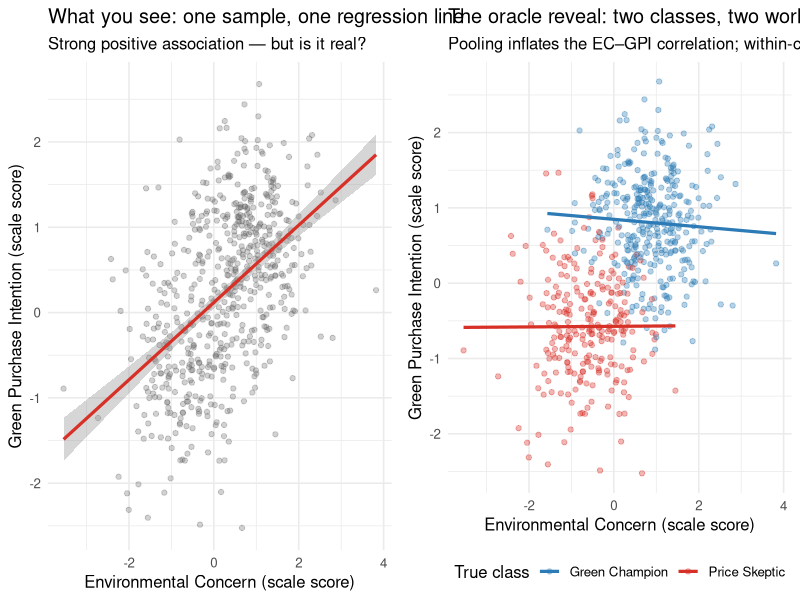
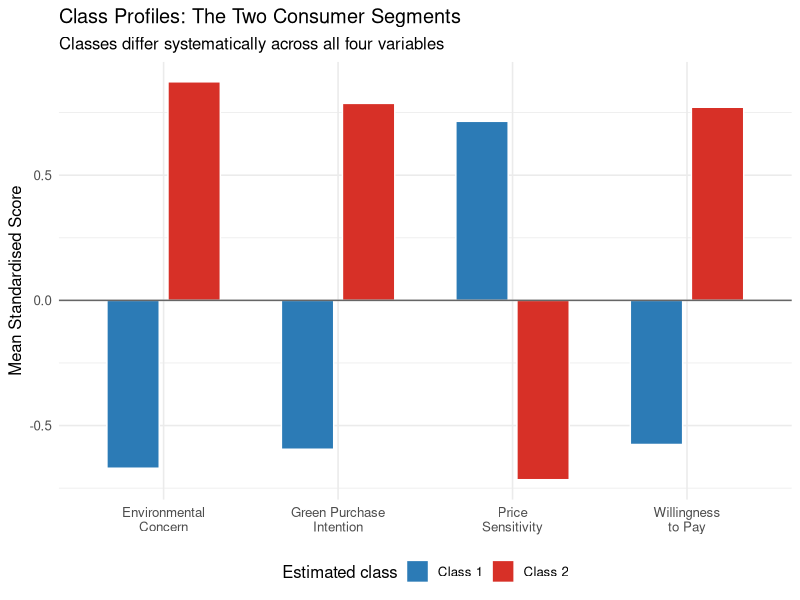
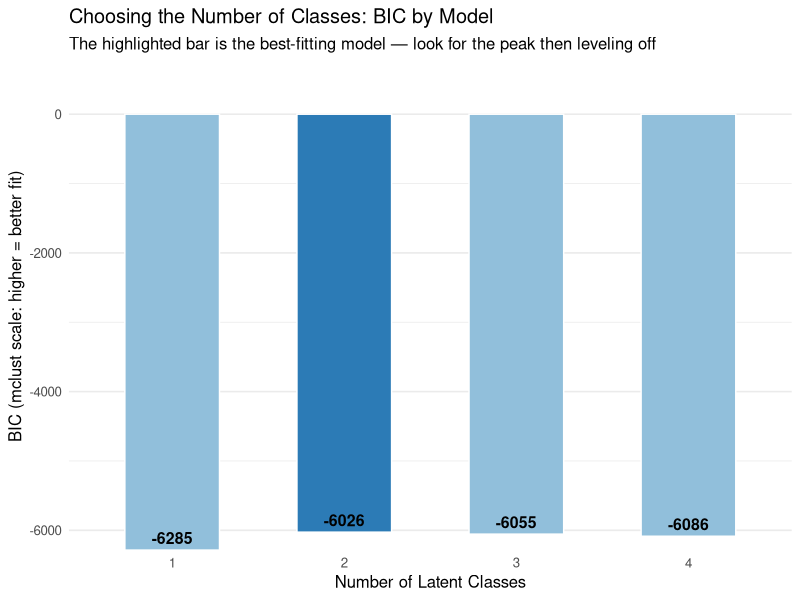

These charts were generated, in order, by the following R code:
## ---- chunk 1
knitr::opts_chunk$set(
  echo = TRUE,
  fig.width = 8,
  fig.height = 5,
  fig.path = "figs/",
  dev = "svg"
)

dir.create("figs", recursive = TRUE, showWarnings = FALSE)
## ---- chunk 2
#| code-summary: "▶ Load required packages"
# Uncomment to install if needed:
# install.packages(c("lavaan", "semTools", "MASS", "ggplot2",
#                    "dplyr", "tidyr", "corrplot", "knitr", "lmtest",
#                    "mclust", "dbscan"))

library(lavaan)       # CFA and SEM (Cases 1 and 3)
library(semTools)     # htmt() and auxiliary SEM tools (Cases 1 and 3)
library(MASS)         # mvrnorm(): generate multivariate normal data (all cases)
library(ggplot2)      # Visualizations (all cases)
library(dplyr)        # Data manipulation (all cases)
library(tidyr)        # Data reshaping (Cases 2 and 3)
library(corrplot)     # Correlation heatmap (Case 1)
library(knitr)        # Nicely formatted tables (all cases)
library(lmtest)       # Breusch-Pagan heteroskedasticity test (Case 2)
library(mclust)       # Gaussian mixture models / latent class analysis (Case 4)
library(dbscan)       # Local outlier factor and DBSCAN clustering (Case 5)
## ---- chunk 3
#| code-summary: "▶ Simulate two-class consumer dataset (n=600)"
set.seed(2025)
n4   <- 600

# ── Assign latent class membership ────────────────────────────────────────────
# 60% Green Champions, 40% Price Skeptics
true_class <- sample(c("Green Champion", "Price Skeptic"),
                     size = n4, replace = TRUE,
                     prob = c(0.60, 0.40))

# ── Define class-specific latent factor means ─────────────────────────────────
# Green Champions: high EC, high WTP, low PS
# Price Skeptics: low EC, low WTP, high PS
# Centred within class (class differences are large)

class_means <- list(
  "Green Champion" = c(EC = 1.2,  WTP =  1.0, PS = -1.0, GPI =  1.0),
  "Price Skeptic"  = c(EC = -0.8, WTP = -0.7, PS =  0.8, GPI = -0.7)
)

# ── Generate latent scores: common factor structure, different means ───────────
lam_ec  <- c(0.78, 0.75, 0.80)
lam_wtp <- c(0.76, 0.80, 0.74)
lam_ps  <- c(0.72, 0.75, 0.70)
lam_gpi <- c(0.80, 0.76, 0.82, 0.78)

gen_class_items <- function(n, lam, class_mean, class_labels) {
  # latent scores with class-specific mean
  latent <- ifelse(class_labels == "Green Champion",
                   rnorm(n, mean = class_mean["Green Champion"], sd = 0.8),
                   rnorm(n, mean = class_mean["Price Skeptic"],  sd = 0.8))
  sapply(lam, function(l) l * latent + sqrt(1 - l^2) * rnorm(n))
}

EC_4  <- gen_class_items(n4, lam_ec,  c("Green Champion" = 1.2,  "Price Skeptic" = -0.8), true_class)
WTP_4 <- gen_class_items(n4, lam_wtp, c("Green Champion" = 1.0,  "Price Skeptic" = -0.7), true_class)
PS_4  <- gen_class_items(n4, lam_ps,  c("Green Champion" = -1.0, "Price Skeptic" =  0.8), true_class)
GPI_4 <- gen_class_items(n4, lam_gpi, c("Green Champion" = 1.0,  "Price Skeptic" = -0.7), true_class)

# ── Compute scale scores for LCA input ────────────────────────────────────────
df4 <- data.frame(
  true_class = true_class,
  EC_score   = rowMeans(EC_4),
  WTP_score  = rowMeans(WTP_4),
  PS_score   = rowMeans(PS_4),
  GPI_score  = rowMeans(GPI_4)
)
## ---- chunk 4
#| code-summary: "▶ Plot: pooled scatterplot vs. oracle class-colored version"
p_blind <- ggplot(df4, aes(x = EC_score, y = GPI_score)) +
  geom_point(alpha = 0.3, colour = "grey40", size = 1.5) +
  geom_smooth(method = "lm", se = TRUE, colour = "#d73027", linewidth = 1.1) +
  labs(
    x        = "Environmental Concern (scale score)",
    y        = "Green Purchase Intention (scale score)",
    title    = "What you see: one sample, one regression line",
    subtitle = "Strong positive association — but is it real?"
  ) +
  theme_minimal(base_size = 12)

p_reveal <- ggplot(df4, aes(x = EC_score, y = GPI_score, colour = true_class)) +
  geom_point(alpha = 0.35, size = 1.5) +
  geom_smooth(aes(group = true_class), method = "lm", se = FALSE, linewidth = 1.1) +
  scale_colour_manual(
    values = c("Green Champion" = "#2c7bb6", "Price Skeptic" = "#d73027"),
    name   = "True class"
  ) +
  labs(
    x        = "Environmental Concern (scale score)",
    y        = "Green Purchase Intention (scale score)",
    title    = "The oracle reveal: two classes, two worlds",
    subtitle = "Pooling inflates the EC–GPI correlation; within-class it is weaker"
  ) +
  theme_minimal(base_size = 12) +
  theme(legend.position = "bottom")

# Display side-by-side
gridExtra_available <- requireNamespace("gridExtra", quietly = TRUE)
if (gridExtra_available) {
  gridExtra::grid.arrange(p_blind, p_reveal, ncol = 2)
} else {
  print(p_blind)
  print(p_reveal)
}
## ---- chunk 5
#| code-summary: "▶ Fit Gaussian Mixture Model (EM algorithm, G=2)"
# Scale the input variables for the GMM
# Use EC, WTP, PS, and GPI scores as indicator variables
scale_scores <- df4 |>
  select(EC_score, WTP_score, PS_score, GPI_score) |>
  scale()

# ── Fit Gaussian Mixture Model with 2 classes ─────────────────────────────────
# mclust tries different covariance structures automatically;
# G=2 specifies we want exactly 2 components (latent classes)
set.seed(2025)
gmm_fit <- mclust::Mclust(scale_scores, G = 2, verbose = FALSE)

# ── Extract classification results ────────────────────────────────────────────
df4$estimated_class <- factor(gmm_fit$classification,
                               levels = 1:2,
                               labels = c("Class 1", "Class 2"))

# ── Classification accuracy: how well did EM recover the true classes? ─────────
class_table <- table(True = df4$true_class,
                     Estimated = df4$estimated_class)
kable(class_table,
      caption = "True vs. Estimated Class Assignment (EM Algorithm)")
## ---- chunk 6
#| code-summary: "▶ Plot: consumer segment profiles"
# Compute mean scale scores by estimated class
class_profiles <- df4 |>
  group_by(estimated_class) |>
  summarise(
    EC  = mean(EC_score),
    WTP = mean(WTP_score),
    PS  = mean(PS_score),
    GPI = mean(GPI_score),
    .groups = "drop"
  ) |>
  pivot_longer(cols = EC:GPI, names_to = "variable", values_to = "mean_score")

ggplot(class_profiles, aes(x = variable, y = mean_score,
                            fill = estimated_class, group = estimated_class)) +
  geom_col(position = position_dodge(0.7), width = 0.6, colour = "white") +
  geom_hline(yintercept = 0, colour = "grey40") +
  scale_fill_manual(
    values = c("Class 1" = "#2c7bb6", "Class 2" = "#d73027"),
    name   = "Estimated class"
  ) +
  scale_x_discrete(labels = c("EC" = "Environmental\nConcern",
                               "WTP" = "Willingness\nto Pay",
                               "PS"  = "Price\nSensitivity",
                               "GPI" = "Green Purchase\nIntention")) +
  labs(
    x        = NULL,
    y        = "Mean Standardised Score",
    title    = "Class Profiles: The Two Consumer Segments",
    subtitle = "Classes differ systematically across all four variables"
  ) +
  theme_minimal(base_size = 12) +
  theme(legend.position = "bottom")
## ---- chunk 7
#| code-summary: "▶ Treatment effects by latent class"
# Treatment effect of the green marketing campaign, estimated separately per class
# Recall: Green Champions have high GPI regardless; Skeptics barely move

# For illustration, simulate a treatment variable
set.seed(2025)
df4$treatment <- sample(c(0L, 1L), n4, replace = TRUE)

# Naive pooled model
m_pooled <- lm(GPI_score ~ treatment, data = df4)

# Class-specific models
m_class1 <- lm(GPI_score ~ treatment,
               data = filter(df4, estimated_class == "Class 1"))
m_class2 <- lm(GPI_score ~ treatment,
               data = filter(df4, estimated_class == "Class 2"))

class_effects <- data.frame(
  Model = c("Pooled (ignores classes)",
            "Class 1 (Green Champions)",
            "Class 2 (Price Skeptics)"),
  `Treatment effect on GPI` = round(c(coef(m_pooled)["treatment"],
                                      coef(m_class1)["treatment"],
                                      coef(m_class2)["treatment"]), 3),
  `N` = c(n4,
          sum(df4$estimated_class == "Class 1"),
          sum(df4$estimated_class == "Class 2"))
)

kable(class_effects,
      col.names = c("Model", "Treatment Effect on GPI", "N"),
      caption   = "Treatment Effect Estimates: Pooled vs. Class-Specific")
## ---- chunk 8
#| code-summary: "▶ Plot: BIC model selection (G=1 to G=4)"
# Fit models for 1–4 classes and compare BIC
# mclust BIC: HIGHER is better (mclust uses a convention opposite to standard BIC)
# mclust maximizes BIC rather than minimizing it — the HIGHEST BIC = best fit
gmm_fits <- lapply(1:4, function(g) mclust::Mclust(scale_scores, G = g, verbose = FALSE))
bic_vals <- sapply(gmm_fits, function(m) max(m$BIC))   # mclust returns BIC matrix

bic_df <- data.frame(
  Classes = 1:4,
  BIC     = round(bic_vals, 1)
)

ggplot(bic_df, aes(x = factor(Classes), y = BIC, fill = factor(Classes == which.max(BIC)))) +
  geom_col(width = 0.55, colour = "white") +
  geom_text(aes(label = round(BIC, 0)), vjust = -0.5, fontface = "bold", size = 4) +
  scale_fill_manual(values = c("FALSE" = "#91bfdb", "TRUE" = "#2c7bb6"),
                    guide = "none") +
  scale_y_continuous(expand = expansion(mult = c(0, 0.12))) +
  labs(
    x        = "Number of Latent Classes",
    y        = "BIC (mclust scale: higher = better fit)",
    title    = "Choosing the Number of Classes: BIC by Model",
    subtitle = "The highlighted bar is the best-fitting model — look for the peak then leveling off"
  ) +
  theme_minimal(base_size = 12) +
  theme(panel.grid.major.x = element_blank())
